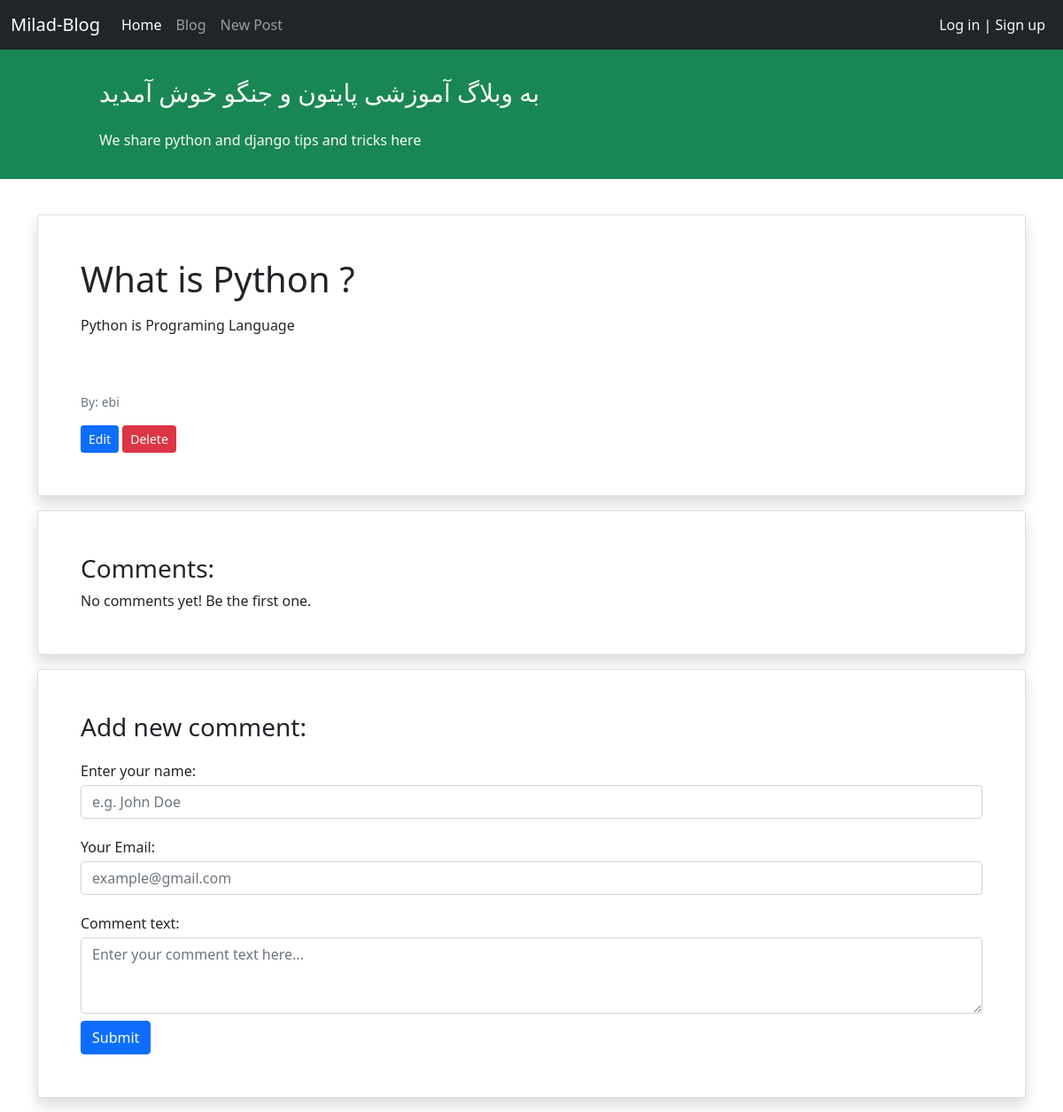
/blog/27/, run on the app's committed database.
### blog/models.py (models this page shows, shortened)
class Post(models.Model):
    STATUS_CHOICES = (('pub', 'Published'), ('drf', 'Draft'),)
    title = models.CharField(max_length=100)
    text = models.TextField()
    author = models.ForeignKey('auth.User', on_delete=models.CASCADE)
    datetime_created = models.DateTimeField(auto_now_add=True)
    datetime_modified = models.DateTimeField(auto_now=True)
    status = models.CharField(choices=STATUS_CHOICES, max_length=3)

### blog/views.py (the view)
# urls.py: path('<int:pk>/', views.PostDetailView.as_view(), name="posts_detail"),
class PostDetailView(generic.DetailView):
    model = Post
    template_name = 'blog/post_detail.html'
    context_object_name = 'post'

### blog/templates/blog/post_detail.html (shortened to what this page needs)
{% extends '_base.html' %}
{% block content %}
    <div class="container mt-4">
        <div class="row">
            <div class="col-12">
                <div class="card shadow my-3 p-5">
                    <h1>{{ post.title }}</h1>
                    <p class="mt-2">{{ post.text }}</p>
                    <div>
                    <p class="small text-muted mt-5">By: {{ post.author }}</p>
                        <a href="{% url 'post_update' post.id %}" class="btn btn-primary btn-sm">Edit</a>
                        <a href="{% url 'post_delete' post.id %}" class="btn btn-danger btn-sm">Delete</a>
                    </div>
                </div>
                <div class="card shadow my-3 p-5">
                    <h3>Comments:</h3>
                    No comments yet! Be the first one.
                </div>
                <div class="card shadow my-3 p-5">
                    <h3>Add new comment:</h3>
                    <form method="POST">
                        <div class="form-group py-2">
                            <label class="py-1" for="author_name">Enter your name:</label>
                            <input type="text" class="form-control" placeholder="e.g. John Doe" name="author_name">
                        </div>
                        <div class="form-group py-2">
                            <label class="py-1" for="email">Your Email:</label>
                            <input type="email" class="form-control" placeholder="example@gmail.com" name="email">
                        </div>
                        <div class="form-group py-2">
                            <label class="py-1" for="comment_text">Comment text:</label>
                            <textarea class="form-control" name="text" rows="3"
                                      placeholder="Enter your comment text here..."></textarea>
                        </div>
                        <button type="submit" class="btn btn-primary">Submit</button>
                    </form>
                </div>
            </div>
        </div>
    </div>
{% endblock content %}

### data on the page
Post: title "What is Python ?", text "Python is Programing Language", author "ebi"
